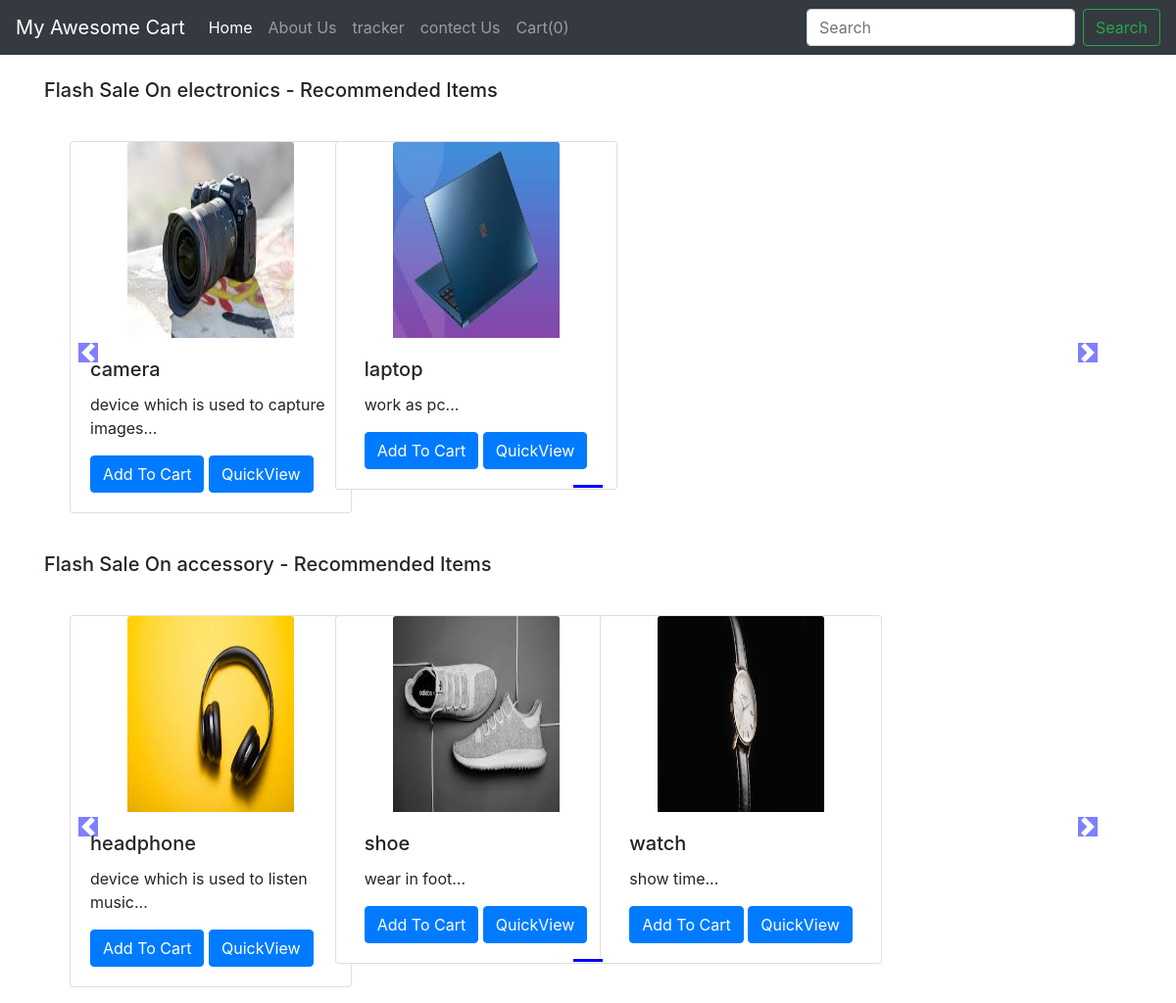
The app's page /shop/ with its own data.
### shop/models.py (models this page shows, shortened)
class Product(models.Model):
    product_id = models.AutoField
    product_name = models.CharField(max_length=50)
    category = models.CharField(max_length=50, default="")
    subcategory = models.CharField(max_length=50, default="")
    price = models.IntegerField(default=0)
    desc = models.CharField(max_length=300)
    pub_date = models.DateField()
    image = models.ImageField(upload_to='shop/images', default="")

### shop/views.py (the view)
# urls.py: path("", views.index, name="ShopHome")
def index(request):
    allProds = []
    catprods = Product.objects.values('category', 'id')
    cats = {item['category'] for item in catprods}
    for cat in cats:
        prod = Product.objects.filter(category=cat)
        n = len(prod)
        nSlides = n // 4 + ceil((n / 4) - (n // 4))
        allProds.append([prod, range(1, nSlides), nSlides])
    params = {'allProds':allProds}
    return render(request, 'shop/index.html', params)

### shop/templates/shop/index.html (shortened to what this page needs)
{% extends 'shop/basic.html' %}
{% block body %}
{% load static %}
<div class="container">
    {% for product, range, nSlides in allProds %}
    <h5 class="my-4">Flash Sale On {{product.0.category}} - Recommended Items</h5>
    <div class="row">
        <div id="demo{{forloop.counter}}" class="col carousel slide my-3" data-ride="carousel">
            <ul class="carousel-indicators">
                <li data-target="#demo{{forloop.counter}}" data-slide-to="0" class="active"></li>
            </ul>
            <div class="container carousel-inner no-padding">
                <div class="carousel-item active">
                    {% for i in product %}
                    <div class="col-xs-3 col-sm-3 col-md-3">
                        <div class="card align-items-center" style="width: 18rem;">
                            <img src='/media/{{i.image}}' class="card-img-top" alt="...">
                            <div class="card-body">
                                <h5 class="card-title" id="namepr{{i.id}}">{{i.product_name}}</h5>
                                <p class="card-text">{{i.desc|slice:"0:53"}}...</p>
                                <span id="divpr{{i.id}}" class="divpr">
                                    <button id="pr{{i.id}}" class="btn btn-primary cart">Add To Cart</button>
                                </span>
                                <a href="/shop/products/{{i.id}}"><button id="qv{{i.id}}" class="btn btn-primary cart">QuickView</button></a>
                            </div>
                        </div>
                    </div>
                    {% endfor %}
                </div>
            </div>
        </div>
        <a class="carousel-control-prev" href="#demo{{forloop.counter}}" data-slide="prev">
            <span class="carousel-control-prev-icon"></span>
        </a>
        <a class="carousel-control-next" href="#demo{{forloop.counter}}" data-slide="next">
            <span class="carousel-control-next-icon"></span>
        </a>
    </div>
    {% endfor %}
</div>
{% endblock %}

### shop/templates/shop/basic.html (shortened to what this page needs)
<!doctype html>
<html lang="en">
  <head>
    <link rel="stylesheet" href="https://stackpath.bootstrapcdn.com/bootstrap/4.2.1/css/bootstrap.min.css">
  </head>
  <body>
    <nav class="navbar navbar-expand-lg navbar-dark bg-dark">
  <a class="navbar-brand" href="/shop">My Awesome Cart</a>
  <div class="collapse navbar-collapse" id="navbarSupportedContent">
    <ul class="navbar-nav mr-auto">
      <li class="nav-item active">
        <a class="nav-link" href="/shop">Home <span class="sr-only">(current)</span></a>
      </li>
      <li class="nav-item">
        <a class="nav-link" href="/shop/about">About Us</a>
      </li>
      <li class="nav-item">
        <a class="nav-link" href="/shop/tracker">tracker</a>
      </li>
      <li class="nav-item">
        <a class="nav-link" href="/shop/contact">contect Us</a>
      </li>
      <li class="nav-item">
        <a class="nav-link" href="#">Cart(<span id="cart">0</span>)</a>
      </li>
    </ul>
    <form class="form-inline my-2 my-lg-0">
      <input class="form-control mr-sm-2" type="search" placeholder="Search" aria-label="Search">
      <button class="btn btn-outline-success my-2 my-sm-0" type="submit">Search</button>
    </form>
  </div>
</nav>
  {% block body %} {% endblock %}
  </body>
</html>

### records on screen
Product: category "electronics", image (picture), product_name "camera", desc "device which is used to capture images"
Product: image (picture), product_name "laptop", desc "work as pc"
Product: category "accessory", image (picture), product_name "headphone", desc "device which is used to listen music"
Product: image (picture), product_name "shoe", desc "wear in foot"
Product: image (picture), product_name "watch", desc "show time"
